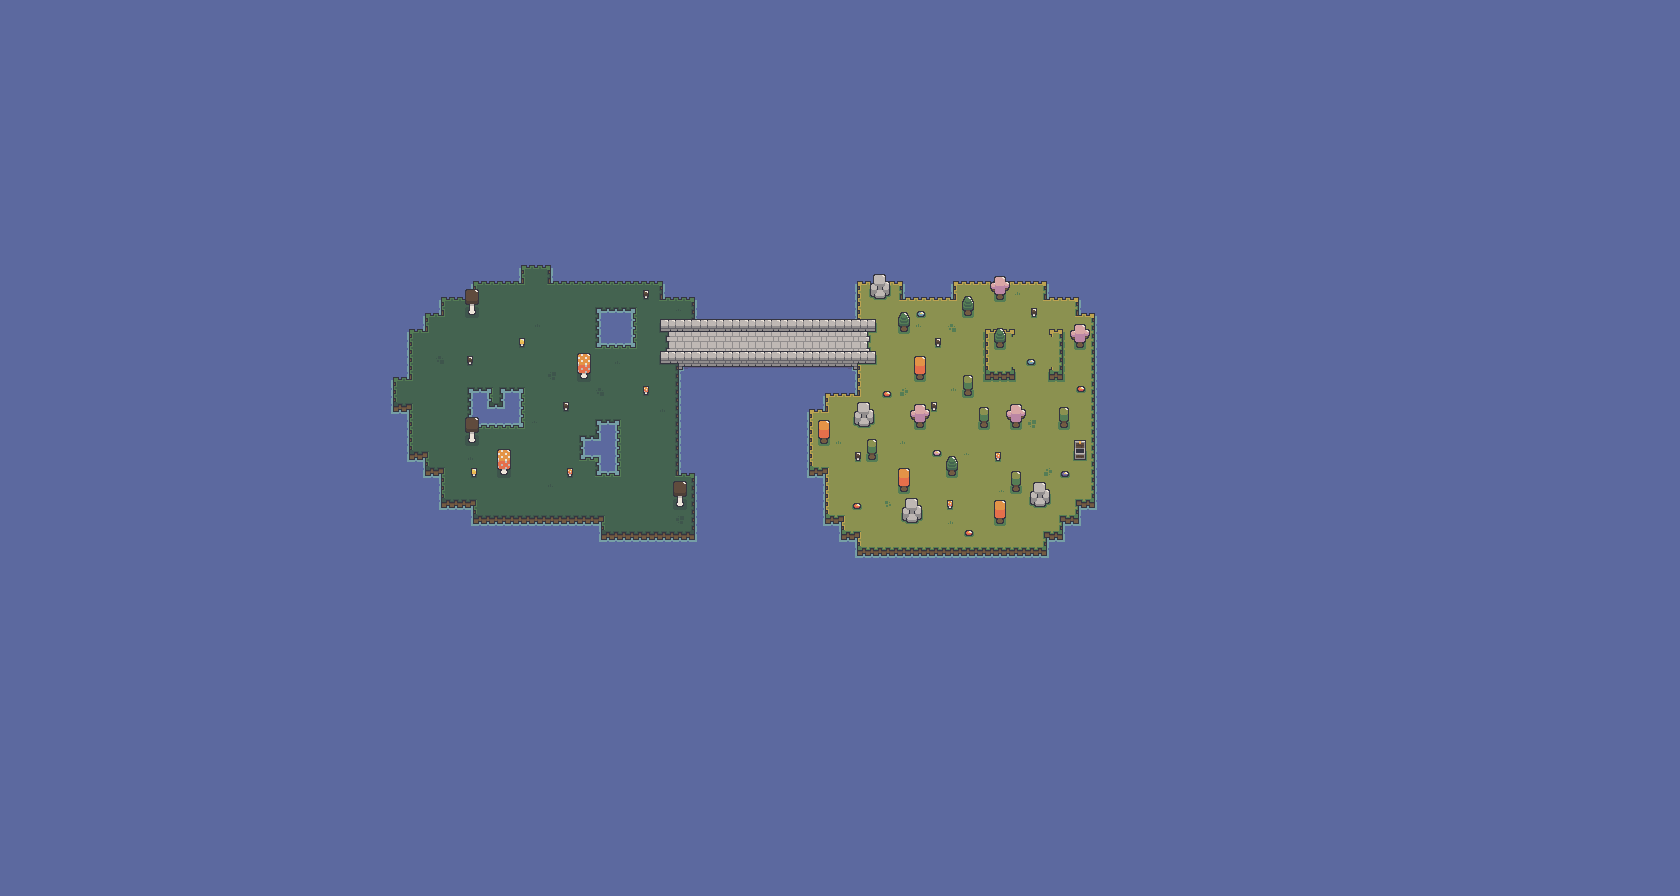

Tiled map render using the project's own tile images. Description and the map definition, with tile-layer contents summarised, below:
An orthogonal 105x56 tile map with 16x16 px tiles, 15 tile layers (Water, Island, Grass, small Details, ...), 1 hidden layer not drawn, 17 tilesets.

<map version="1.8" tiledversion="1.8.2" orientation="orthogonal" renderorder="right-down" width="105" height="56" tilewidth="16" tileheight="16" infinite="0" nextlayerid="29" nextobjectid="1">
 <editorsettings>
  <export target="../assets/hitboxes.json" format="json" />
 </editorsettings>
 <tileset firstgid="1" source="forest_.tsx" />
 <tileset firstgid="199" source="forest_ [bridgeAnimatedTiles].tsx" />
 <tileset firstgid="309" source="forest_ [bridgeHorizontal].tsx" />
 <tileset firstgid="381" source="forest_ [bridgeVertical].tsx" />
 <tileset firstgid="431" source="forest_ [fencesAndWalls].tsx" />
 <tileset firstgid="611" source="forest_ [fountain].tsx" />
 <tileset firstgid="719" source="forestPath_.tsx" />
 <tileset firstgid="759" source="forest_ [resources].tsx" />
 <tileset firstgid="879" source="puddle_.tsx" />
 <tileset firstgid="914" source="swamp_.tsx" />
 <tileset firstgid="1112" source="swamp_ [bridgeAnimatedTiles].tsx" />
 <tileset firstgid="1222" source="swamp_ [bridgeHorizontal].tsx" />
 <tileset firstgid="1294" source="swamp_ [bridgeVertical].tsx" />
 <tileset firstgid="1344" source="swamp_ [fencesAndWalls].tsx" />
 <tileset firstgid="1524" source="swamp_ [fountain].tsx" />
 <tileset firstgid="1632" source="swamp_ [resources].tsx" />
 <tileset firstgid="1752" source="hitbox.tsx" />
 <layer id="1" name="Water" width="105" height="56">
  <data>[5880 cells, 5880 non-empty, 1 distinct tile ids]</data>
 </layer>
 <group id="7" name="Forest">
  <layer id="2" name="Island" width="105" height="56">
   <data>[5880 cells, 300 non-empty, 32 distinct tile ids]</data>
  </layer>
  <layer id="3" name="Grass" width="105" height="56">
   <data>[5880 cells, 14 non-empty, 11 distinct tile ids]</data>
  </layer>
  <layer id="4" name="small Details" width="105" height="56">
   <data>[5880 cells, 14 non-empty, 11 distinct tile ids]</data>
  </layer>
  <layer id="6" name="Stones and Chests" width="105" height="56">
   <data>[5880 cells, 18 non-empty, 6 distinct tile ids]</data>
  </layer>
  <layer id="5" name="Trees" width="105" height="56">
   <data>[5880 cells, 50 non-empty, 12 distinct tile ids]</data>
  </layer>
  <layer id="19" name="Foreground Trees" width="105" height="56">
   <data>[5880 cells, 25 non-empty, 6 distinct tile ids]</data>
  </layer>
  <layer id="20" name="Foreground Stones and Chests" width="105" height="56">
   <data>[5880 cells, 7 non-empty, 3 distinct tile ids]</data>
  </layer>
 </group>
 <group id="8" name="Swamp">
  <layer id="9" name="Island" width="105" height="56">
   <data>[5880 cells, 291 non-empty, 14 distinct tile ids]</data>
  </layer>
  <layer id="10" name="Pebbles" width="105" height="56">
   <data>[5880 cells, 31 non-empty, 12 distinct tile ids]</data>
  </layer>
  <layer id="11" name="Grass" width="105" height="56">
   <data>[5880 cells, 11 non-empty, 7 distinct tile ids]</data>
  </layer>
  <layer id="12" name="Mushrooms" width="105" height="56">
   <data>[5880 cells, 7 non-empty, 6 distinct tile ids]</data>
  </layer>
  <layer id="13" name="Big Mushrooms" width="105" height="56">
   <data>[5880 cells, 10 non-empty, 4 distinct tile ids]</data>
  </layer>
  <layer id="21" name="Foreground Big Mushrooms" width="105" height="56">
   <data>[5880 cells, 5 non-empty, 2 distinct tile ids]</data>
  </layer>
 </group>
 <layer id="14" name="Bridge" width="105" height="56">
  <data>[5880 cells, 58 non-empty, 23 distinct tile ids]</data>
 </layer>
 <layer id="18" name="Hitboxes" width="105" height="56" visible="0" opacity="0.53">
  <data>[5880 cells, 179 non-empty, 1 distinct tile ids]</data>
 </layer>
</map>
